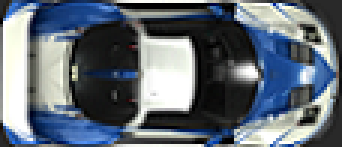
#> input picture Typeracer/cara.png, 114 x 49 px, given in place of the camera (shown 3 times larger)
$ python main.py
#> lines starting #> are read from the running program, lines starting #| are printed output that depends on the picture; after the words box and inside, x2 and y2 are one past the last pixel; in counts of white or black regions, pixels touching at a corner belong together
import numpy as np
import cv2
import math
import time
import random

cap = cv2.VideoCapture(0)

class Snake():
	head = [200,200]
	len = 2
	tail = []
	ang = 180

	def initTail(snake):
		for i in range(0, snake.len):
			snake.tail.append([snake.head[0] - int(math.sin(snake.ang*math.pi/180)*16*(i+1)),snake.head[1] + int(math.cos(snake.ang*math.pi/180)*16*(i+1)) ])

	def updateTale(snake):
		for i in range(snake.len-1, -1, -1):
			if i == 0:
				snake.tail[i] = [snake.head[0], snake.head[1]]
			else:
				snake.tail[i] = [snake.tail[i-1][0], snake.tail[i-1][1]]

	def hasCrashed(snake):
		for i in range(0, snake.len):
			for j in range(0, snake.len):
				if i != j and snake.tail[i][0] == snake.tail[j][0] and snake.tail[i][1] == snake.tail[j][1]:
					return True
		return False


last = 0
new = 0
food = [100,100,5]
snake = Snake()
snake.initTail()

def DrawFood(img):
	cv2.circle(img,(food[0],food[1]), food[2], (0,0,255), -1)


def DrawSnake(img):
	for var in snake.tail:
		cv2.circle(img,(var[0],var[1]), 8, (170,0,170), -1)

	cv2.circle(img,(snake.head[0],snake.head[1]), 10, (255,0,255), -1)
	cv2.circle(img,(snake.head[0]- int(math.cos(snake.ang*math.pi/180)*3),snake.head[1]- int(math.sin(snake.ang*math.pi/180)*3)), 3, (0,170,0), -1)
	cv2.circle(img,(snake.head[0]+ int(math.cos(snake.ang*math.pi/180)*3),snake.head[1]+ int(math.sin(snake.ang*math.pi/180)*3)), 3, (0,170,0), -1)


#function to get the time between each frame
lastFrameTime = int(round(time.time() * 1000))
def FrameDeltaTime():
	global lastFrameTime
	delta = int(round(time.time() * 1000)) - lastFrameTime
	lastFrameTime = int(round(time.time() * 1000))
	return delta


timer = 0
while(True):
	# Capture frame-by-frame
	ret, frame = cap.read()
#> frame is the input picture: shape (49, 114, 3); mean B, G, R 118, 107.6, 97.7

	# Our operations on the frame come here
	new = cv2.cvtColor(frame, cv2.COLOR_BGR2GRAY)
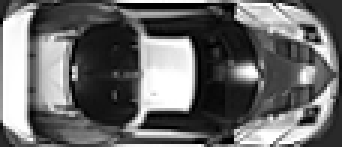
#> new: shape (49, 114) (shown 3 times larger); min 0, max 255, mean 105.8
	new = cv2.flip(new,1)
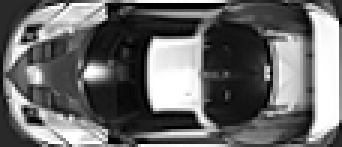
#> new: shape (49, 114) (shown 3 times larger); min 0, max 255, mean 105.8

	#Calculate game logic below
	diff = new.copy()
	cv2.absdiff(last, new, diff)
	diff = cv2.medianBlur(diff,5)
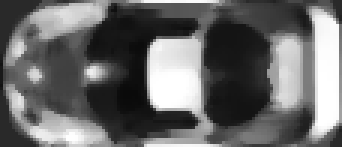
#> diff: shape (49, 114) (shown 3 times larger); min 10, max 255, mean 105.3
	if np.amax(diff) > 100:
		ret3,diff = cv2.threshold(diff,0,255,cv2.THRESH_BINARY+cv2.THRESH_OTSU)
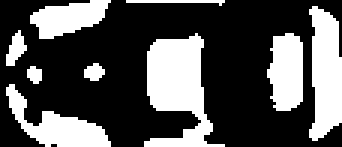
#> diff: shape (49, 114) (shown 3 times larger); 32.6% white; 9 white regions, largest, box (x1, y1, x2, y2) and area: (48, 11, 75, 49) 550, (103, 2, 114, 47) 378, (2, 28, 37, 49) 288
#> ret3 = 131
	else:
		diff = diff - diff

	h, w = diff.shape[:2]
#> h = 49; w = 114
	start_row, start_col = int(0), int(0)
	end_row, end_col = int(h), int(w*0.5)
#> end_row = 49; end_col = 57
	cropped_top = diff[start_row:end_row , start_col:end_col]
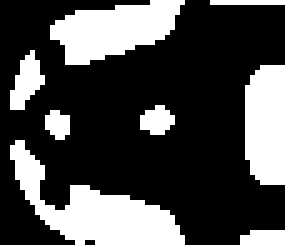
#> cropped_top: shape (49, 57) (shown 5 times larger); 29.4% white; 8 white regions (1 under 20 px), largest, box (x1, y1, x2, y2) and area: (2, 28, 37, 49) 288, (10, 0, 37, 13) 217, (49, 13, 57, 37) 177
	leftSum = cv2.sumElems(cropped_top)
#> leftSum = (209610, 0, 0, 0)

	start_row, start_col = int(0), int(w*0.5)
#> start_row = 0; start_col = 57
	end_row, end_col = int(h), int(w)
#> end_col = 114
	cropped_bot = diff[start_row:end_row , start_col:end_col]
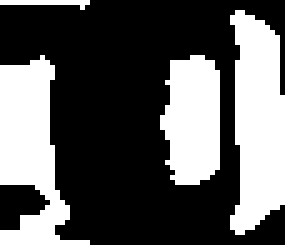
#> cropped_bot: shape (49, 57) (shown 5 times larger); 35.8% white; 4 white regions (1 under 20 px), largest, box (x1, y1, x2, y2) and area: (46, 2, 57, 47) 378, (0, 11, 18, 49) 348, (32, 11, 44, 37) 254
	rightSum = cv2.sumElems(cropped_bot)
#> rightSum = (254745, 0, 0, 0)


	#Update Snake Pos
	timer += FrameDeltaTime()
	if timer > 700:
		if leftSum[0]*0.8 > rightSum[0] :
			snake.ang -= 90
		elif rightSum[0]*0.8 > leftSum[0]:
			snake.ang += 90
		timer = 0
		snake.updateTale()
		snake.head[0] += int(math.sin(snake.ang*math.pi/180)*16)
		snake.head[1] -= int(math.cos(snake.ang*math.pi/180)*16)

	#check for food eaten
	if abs(snake.head[0]-food[0]) < 10 and abs(snake.head[1]-food[1]) < 10:
		snake.len += 1
		food = [random.randint(10, h-10), random.randint(10, h-10), 5]
		snake.tail.append([snake.head[0],snake.head[1]])

	#reset images and draw game
	last = new.copy()
	draw = new.copy()
	draw = cv2.cvtColor(draw,cv2.COLOR_GRAY2RGB)

	overlay = draw.copy()

	if leftSum[0]*0.8 > rightSum[0] :
		start_row, start_col = int(0), int(0)
		end_row, end_col = int(h), int(w*0.5)
		cv2.rectangle(overlay, (start_col, start_row), (end_col, end_row), (0, 255, 0), -1)
	elif rightSum[0]*0.8 > leftSum[0]:
		start_row, start_col = int(0), int(w*0.5)
		end_row, end_col = int(h), int(w)
		cv2.rectangle(overlay, (start_col, start_row), (end_col, end_row), (0, 255, 0), -1)
	cv2.addWeighted(overlay, 0.1, draw, 1 - 0.1, 0, draw)

	DrawFood(draw)
	DrawSnake(draw)

	if snake.head[0] > w or snake.head[0] < 0 or snake.head[1] > h or snake.head[1] < 0 or snake.hasCrashed():
		print ("You lose! You got " + str(snake.len-2) + " points!")
		break

	# Display the resulting frame
	cv2.imshow('Diff',diff)
	cv2.imshow('Game',draw)
	#cv2.imshow('frame',draw)
	if cv2.waitKey(1) & 0xFF == ord('q'):
		break

# When everything done, release the capture
cap.release()
cv2.destroyAllWindows()
